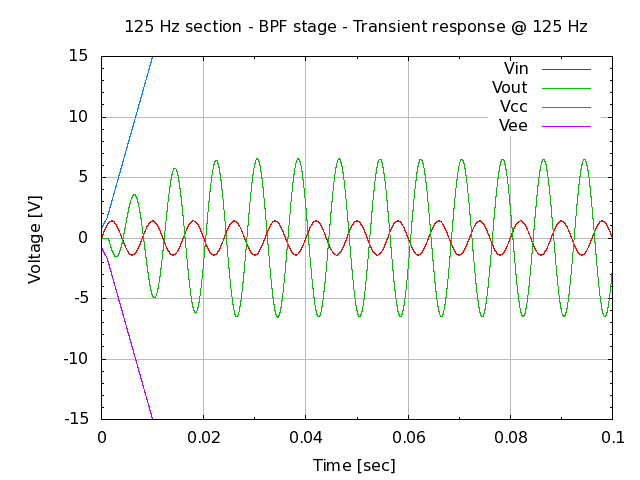

Generate this figure with gnuplot:
# set terminal
set term png

# set graph
set output "26.000.00.02.28-1.png"
set title "125 Hz section - BPF stage - Transient response @ 125 Hz"

# setup Y-axis
set yrange [-15:15]
set grid ytics lt 1 lw 1 lc rgb "#bbbbbb"
set mytics
set ylabel "Voltage [V]"

# setup X-axis
set grid xtics lt 1 lw 1 lc rgb "#bbbbbb"
set mxtics
set xrange [0:0.1]
set xlabel "Time [sec]"

# setup plot style
set style data lines
plot '26.000.00.02.28.dat' using 1:2 title "Vin", \
     '26.000.00.02.28.dat' using 1:3 title "Vout", \
     '26.000.00.02.28.dat' using 1:4 title "Vcc", \
     '26.000.00.02.28.dat' using 1:5 title "Vee"

# set output back to default
set output

# reset terminal type
set terminal pop
